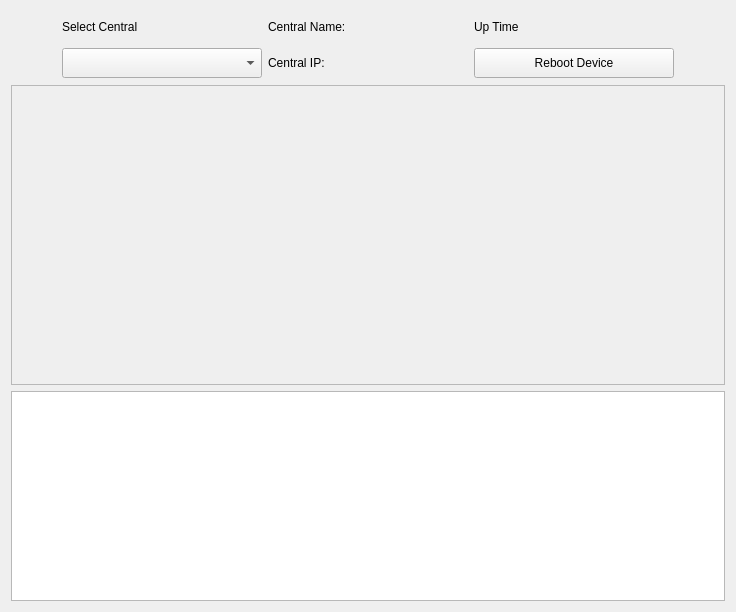
<?xml version="1.0" encoding="UTF-8"?>
<ui version="4.0">
 <class>Form</class>
 <widget class="QWidget" name="Form">
  <property name="geometry">
   <rect>
    <x>0</x>
    <y>0</y>
    <width>736</width>
    <height>612</height>
   </rect>
  </property>
  <property name="sizePolicy">
   <sizepolicy hsizetype="MinimumExpanding" vsizetype="MinimumExpanding">
    <horstretch>0</horstretch>
    <verstretch>0</verstretch>
   </sizepolicy>
  </property>
  <property name="windowTitle">
   <string>Form</string>
  </property>
  <layout class="QHBoxLayout" name="horizontalLayout">
   <item>
    <layout class="QVBoxLayout" name="verticalLayout">
     <item>
      <layout class="QHBoxLayout" name="horizontalLayout_2" stretch="0">
       <item>
        <layout class="QVBoxLayout" name="verticalLayout_2" stretch="0,0,0">
         <item>
          <layout class="QHBoxLayout" name="horizontalLayout_3" stretch="0,1,1,1,0">
           <item>
            <spacer name="horizontalSpacer">
             <property name="orientation">
              <enum>Qt::Horizontal</enum>
             </property>
             <property name="sizeHint" stdset="0">
              <size>
               <width>40</width>
               <height>20</height>
              </size>
             </property>
            </spacer>
           </item>
           <item>
            <layout class="QVBoxLayout" name="verticalLayout_3" stretch="1,1,1,1">
             <item>
              <spacer name="verticalSpacer_6">
               <property name="orientation">
                <enum>Qt::Vertical</enum>
               </property>
               <property name="sizeHint" stdset="0">
                <size>
                 <width>20</width>
                 <height>1</height>
                </size>
               </property>
              </spacer>
             </item>
             <item>
              <widget class="QLabel" name="label_3">
               <property name="sizePolicy">
                <sizepolicy hsizetype="Fixed" vsizetype="Preferred">
                 <horstretch>0</horstretch>
                 <verstretch>0</verstretch>
                </sizepolicy>
               </property>
               <property name="minimumSize">
                <size>
                 <width>200</width>
                 <height>30</height>
                </size>
               </property>
               <property name="text">
                <string>Select Central</string>
               </property>
              </widget>
             </item>
             <item>
              <widget class="QComboBox" name="centralSelectCombo">
               <property name="sizePolicy">
                <sizepolicy hsizetype="Fixed" vsizetype="Fixed">
                 <horstretch>0</horstretch>
                 <verstretch>0</verstretch>
                </sizepolicy>
               </property>
               <property name="minimumSize">
                <size>
                 <width>200</width>
                 <height>30</height>
                </size>
               </property>
              </widget>
             </item>
             <item>
              <spacer name="verticalSpacer_5">
               <property name="orientation">
                <enum>Qt::Vertical</enum>
               </property>
               <property name="sizeHint" stdset="0">
                <size>
                 <width>20</width>
                 <height>1</height>
                </size>
               </property>
              </spacer>
             </item>
            </layout>
           </item>
           <item>
            <layout class="QVBoxLayout" name="verticalLayout_4" stretch="1,1,1,1">
             <item>
              <spacer name="verticalSpacer_4">
               <property name="orientation">
                <enum>Qt::Vertical</enum>
               </property>
               <property name="sizeHint" stdset="0">
                <size>
                 <width>20</width>
                 <height>1</height>
                </size>
               </property>
              </spacer>
             </item>
             <item>
              <widget class="QLabel" name="label">
               <property name="sizePolicy">
                <sizepolicy hsizetype="Fixed" vsizetype="Preferred">
                 <horstretch>0</horstretch>
                 <verstretch>0</verstretch>
                </sizepolicy>
               </property>
               <property name="minimumSize">
                <size>
                 <width>200</width>
                 <height>30</height>
                </size>
               </property>
               <property name="text">
                <string>Central Name:</string>
               </property>
              </widget>
             </item>
             <item>
              <widget class="QLabel" name="label_2">
               <property name="sizePolicy">
                <sizepolicy hsizetype="Fixed" vsizetype="Preferred">
                 <horstretch>0</horstretch>
                 <verstretch>0</verstretch>
                </sizepolicy>
               </property>
               <property name="minimumSize">
                <size>
                 <width>200</width>
                 <height>30</height>
                </size>
               </property>
               <property name="text">
                <string>Central IP:</string>
               </property>
              </widget>
             </item>
             <item>
              <spacer name="verticalSpacer_3">
               <property name="orientation">
                <enum>Qt::Vertical</enum>
               </property>
               <property name="sizeHint" stdset="0">
                <size>
                 <width>20</width>
                 <height>1</height>
                </size>
               </property>
              </spacer>
             </item>
            </layout>
           </item>
           <item>
            <layout class="QVBoxLayout" name="verticalLayout_5" stretch="1,0,1,1">
             <item>
              <spacer name="verticalSpacer_2">
               <property name="orientation">
                <enum>Qt::Vertical</enum>
               </property>
               <property name="sizeHint" stdset="0">
                <size>
                 <width>20</width>
                 <height>1</height>
                </size>
               </property>
              </spacer>
             </item>
             <item>
              <widget class="QLabel" name="label_4">
               <property name="sizePolicy">
                <sizepolicy hsizetype="Fixed" vsizetype="Preferred">
                 <horstretch>0</horstretch>
                 <verstretch>0</verstretch>
                </sizepolicy>
               </property>
               <property name="minimumSize">
                <size>
                 <width>200</width>
                 <height>30</height>
                </size>
               </property>
               <property name="text">
                <string>Up Time</string>
               </property>
              </widget>
             </item>
             <item>
              <widget class="QPushButton" name="rebootdevice">
               <property name="sizePolicy">
                <sizepolicy hsizetype="Fixed" vsizetype="Fixed">
                 <horstretch>0</horstretch>
                 <verstretch>0</verstretch>
                </sizepolicy>
               </property>
               <property name="minimumSize">
                <size>
                 <width>200</width>
                 <height>30</height>
                </size>
               </property>
               <property name="text">
                <string>Reboot Device</string>
               </property>
              </widget>
             </item>
             <item>
              <spacer name="verticalSpacer">
               <property name="orientation">
                <enum>Qt::Vertical</enum>
               </property>
               <property name="sizeHint" stdset="0">
                <size>
                 <width>20</width>
                 <height>1</height>
                </size>
               </property>
              </spacer>
             </item>
            </layout>
           </item>
           <item>
            <spacer name="horizontalSpacer_2">
             <property name="orientation">
              <enum>Qt::Horizontal</enum>
             </property>
             <property name="sizeHint" stdset="0">
              <size>
               <width>40</width>
               <height>20</height>
              </size>
             </property>
            </spacer>
           </item>
          </layout>
         </item>
         <item>
          <widget class="QScrollArea" name="launchscrollarea">
           <property name="sizePolicy">
            <sizepolicy hsizetype="Expanding" vsizetype="Fixed">
             <horstretch>0</horstretch>
             <verstretch>0</verstretch>
            </sizepolicy>
           </property>
           <property name="minimumSize">
            <size>
             <width>0</width>
             <height>300</height>
            </size>
           </property>
           <property name="widgetResizable">
            <bool>true</bool>
           </property>
           <property name="alignment">
            <set>Qt::AlignCenter</set>
           </property>
           <widget class="QWidget" name="scrollAreaWidgetContents">
            <property name="geometry">
             <rect>
              <x>0</x>
              <y>0</y>
              <width>710</width>
              <height>298</height>
             </rect>
            </property>
            <layout class="QHBoxLayout" name="horizontalLayout_5">
             <item>
              <layout class="QVBoxLayout" name="verticalLayout_6"/>
             </item>
            </layout>
           </widget>
          </widget>
         </item>
         <item>
          <widget class="QTextEdit" name="shelloutput">
           <property name="sizePolicy">
            <sizepolicy hsizetype="MinimumExpanding" vsizetype="Preferred">
             <horstretch>1</horstretch>
             <verstretch>1</verstretch>
            </sizepolicy>
           </property>
           <property name="minimumSize">
            <size>
             <width>0</width>
             <height>150</height>
            </size>
           </property>
          </widget>
         </item>
        </layout>
       </item>
      </layout>
     </item>
    </layout>
   </item>
  </layout>
 </widget>
 <resources/>
 <connections/>
</ui>
